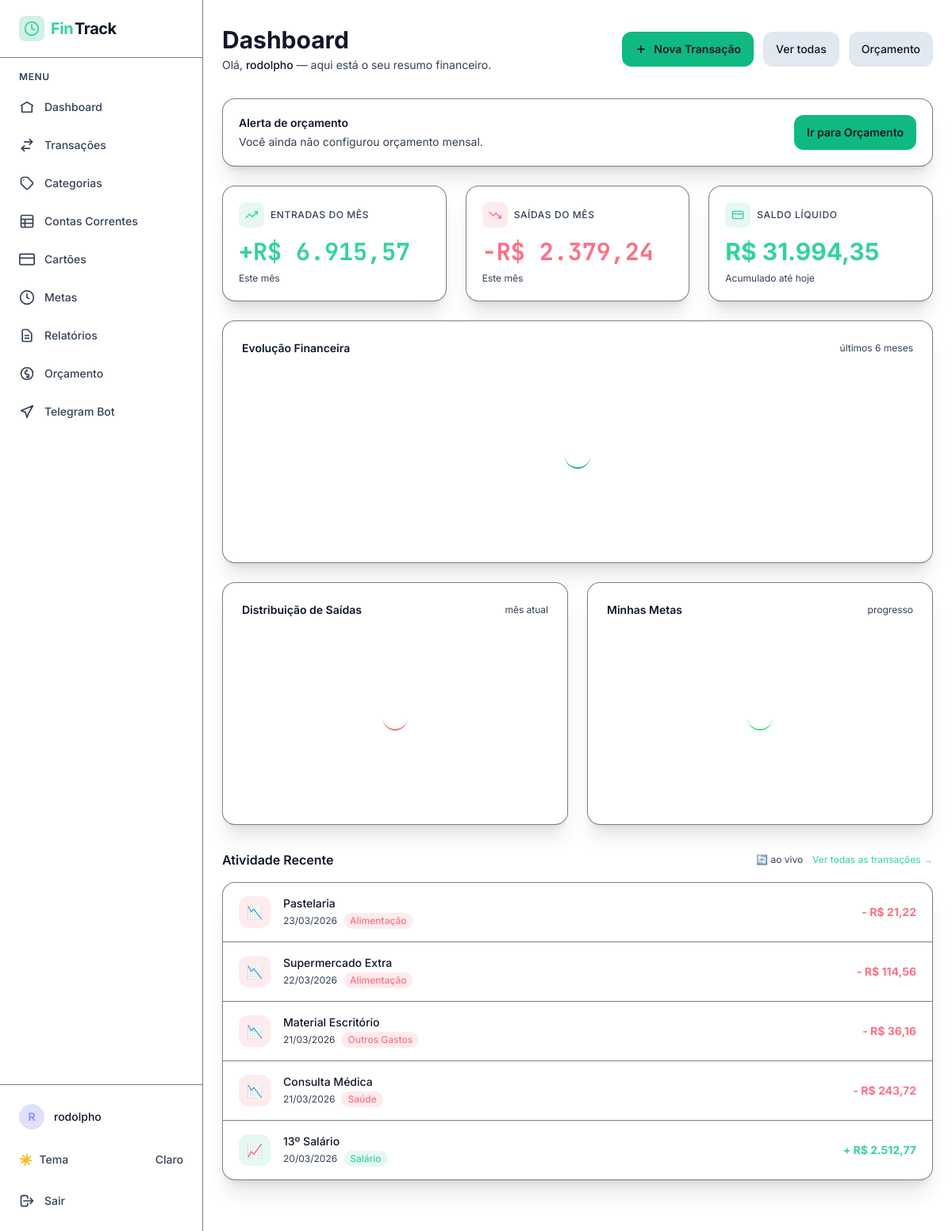
Before: /dashboard/ (signed in) with the older database file.
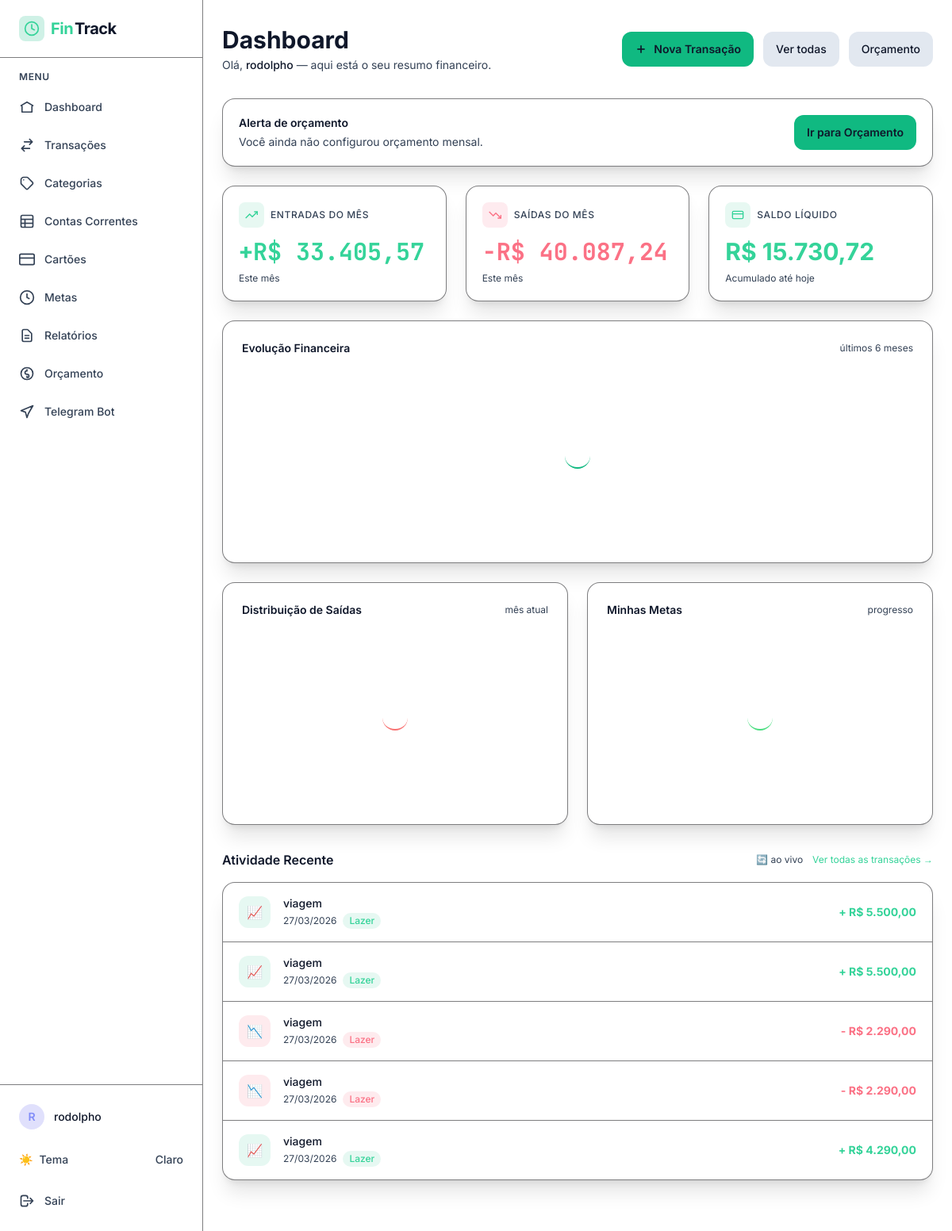
After: the same page with the newer database file.
### finances/models.py (models this page shows, shortened)
class Transaction(models.Model):
    TIPO_CHOICES = [
        ('entrada', 'Entrada'),
        ('saida', 'Saída'),
    ]
    valor = models.DecimalField(
        max_digits=12,
        decimal_places=2,
        validators=[MinValueValidator(Decimal('0.01'))],
    )
    data = models.DateField()
    tipo = models.CharField(max_length=10, choices=TIPO_CHOICES)
    descricao = models.CharField(max_length=255)
    categoria = models.ForeignKey(
        Category,
        on_delete=models.SET_NULL,
        null=True,
        blank=True,
        related_name='transacoes',
    )
    conta = models.ForeignKey(
        Account,
        on_delete=models.SET_NULL,
        null=True,
        blank=True,
        related_name='transacoes',
    )
    usuario = models.ForeignKey(User, on_delete=models.CASCADE, related_name='transacoes')
    class Meta:
        verbose_name = 'Transação'
        verbose_name_plural = 'Transações'
        ordering = ['-data', '-id']
        constraints = [
            models.CheckConstraint(
                check=models.Q(valor__gt=0),
                name='transaction_valor_positivo',
            )
        ]

class Category(models.Model):
    TIPO_CHOICES = [
        ('entrada', 'Entrada'),
        ('saida', 'Saída'),
    ]
    nome = models.CharField(max_length=100)
    tipo = models.CharField(max_length=10, choices=TIPO_CHOICES)
    usuario = models.ForeignKey(User, on_delete=models.CASCADE, related_name='categorias')
    keywords = models.TextField(
        blank=True,
        default='',
        help_text='Palavras-chave separadas por vírgula para auto-categorização',
    )
    class Meta:
        verbose_name = 'Categoria'
        verbose_name_plural = 'Categorias'
        unique_together = ['nome', 'usuario']

### dashboard/views.py (the view)
# urls.py: path('', views.DashboardView.as_view(), name='dashboard'),
class DashboardView(LoginRequiredMixin, TemplateView):
    template_name = 'dashboard/dashboard.html'
    def get_context_data(self, **kwargs):
        ctx = super().get_context_data(**kwargs)
        user = self.request.user
        ctx['saldo'] = calculate_balance(user)
        ctx['resumo_mes'] = selectors.obter_resumo_mes_atual(user)
        ctx['ultimas_transacoes'] = selectors.obter_ultimas_transacoes(user)
        ctx['metas'] = selectors.obter_metas_resumo(user)
        ctx['budget_status'] = finances_selectors.get_budget_status(user)
        ctx['budget_alerts'] = finances_selectors.get_recent_budget_alerts(user)
        ctx['budget_calendar'] = finances_selectors.get_budget_calendar_data(user)
        return ctx

### dashboard/selectors.py (called while the page is built)
def obter_resumo_mes_atual(user):
    from finances.models import Transaction
    hoje = timezone.now().date()
    inicio_mes = hoje.replace(day=1)
    totais = (
        Transaction.objects
        .filter(usuario=user, data__gte=inicio_mes)
        .values('tipo')
        .annotate(total=Sum('valor'))
    )
    resultado = {'total_entradas': Decimal('0'), 'total_saidas': Decimal('0')}
    for item in totais:
        if item['tipo'] == 'entrada':
            resultado['total_entradas'] = item['total'] or Decimal('0')
        elif item['tipo'] == 'saida':
            resultado['total_saidas'] = item['total'] or Decimal('0')
    resultado['saldo_liquido'] = resultado['total_entradas'] - resultado['total_saidas']
    return resultado

def obter_ultimas_transacoes(user, limit=5):
    from finances.models import Transaction
    return (
        Transaction.objects
        .filter(usuario=user)
        .select_related('categoria', 'conta')
        .order_by('-data', '-pk')[:limit]
    )

### finances/selectors.py (called while the page is built)
def get_monthly_budget_config(user):
    return MonthlyBudgetConfig.objects.filter(usuario=user).first()

### dashboard/templates/dashboard/dashboard.html (shortened to what the changed rows need)
{% extends 'base.html' %}
{% block content %}
  <div class="flex-1 px-4 py-6 md:px-6 md:py-8 w-full mx-auto">
    <header class="flex flex-col sm:flex-row sm:items-center sm:justify-between gap-4 mb-8">
      <div>
        <h1 class="text-2xl md:text-3xl font-bold text-zinc-100 mb-1">Dashboard</h1>
      </div>
    </header>
    <div id="dashboard-live-kpis">
      {% include 'dashboard/fragmentos/kpi_cards.html' %}
    </div>
    <section aria-label="Gráficos" class="grid grid-cols-1 md:grid-cols-2 gap-6">
      <div class="bg-zinc-950 rounded-2xl border border-zinc-800/60 shadow-xl p-6 col-span-2">
        <div class="flex items-center justify-between mb-4">
          <h2 class="text-sm font-semibold text-zinc-300">Evolução Financeira</h2>
        </div>
      </div>
      <div class="bg-zinc-950 rounded-2xl border border-zinc-800/60 shadow-xl p-6">
        <div class="flex items-center justify-between mb-4">
          <h2 class="text-sm font-semibold text-zinc-300">Distribuição de Saídas</h2>
        </div>
      </div>
      <div class="bg-zinc-950 rounded-2xl border border-zinc-800/60 shadow-xl p-6">
        <div class="flex items-center justify-between mb-4">
          <h2 class="text-sm font-semibold text-zinc-300">Minhas Metas</h2>
        </div>
      </div>
    </section>
    <section aria-label="Atividade recente" class="my-8">
      <div class="flex items-center justify-between mb-4">
        <h2 class="text-base font-semibold text-zinc-200">Atividade Recente</h2>
      </div>
      <div id="dashboard-live-activity" hx-get="{% url 'telegram_bot:htmx_dashboard_parcial' %}" hx-trigger="load" hx-swap="innerHTML" class="min-h-[120px]">
        {% include 'telegram_bot/fragmentos/dashboard_lancamentos.html' %}
      </div>
    </section>
  </div>
{% endblock %}

### telegram_bot/templates/telegram_bot/fragmentos/dashboard_lancamentos.html
<div class="bg-zinc-950 rounded-2xl border border-zinc-800/60 shadow-xl overflow-hidden">
  {% if ultimas_transacoes %}
    <ul class="divide-y divide-zinc-800/60" role="list">
      {% for t in ultimas_transacoes|slice:":5" %}
        <li class="group hover:bg-zinc-900/50 transition-colors">
          <div class="flex items-center gap-4 px-5 py-4">
            <div class="shrink-0 h-10 w-10 rounded-xl flex items-center justify-center {% if t.tipo == 'entrada' %}
                bg-emerald-500/10
              {% else %}
                bg-rose-500/10
              {% endif %}">
              {% if t.tipo == 'entrada' %}
                <span class="text-emerald-400">📈</span>
              {% else %}
                <span class="text-rose-400">📉</span>
              {% endif %}
            </div>
            <div class="flex-1 min-w-0">
              <p class="text-sm font-medium text-zinc-100 truncate">{{ t.descricao }}</p>
              <div class="flex items-center gap-2 mt-0.5 flex-wrap">
                <span class="text-xs text-zinc-400">{{ t.data|date:'d/m/Y' }}</span>
                {% if t.categoria %}
                  <span class="inline-flex items-center px-2 py-0.5 rounded-full text-xs font-medium {% if t.tipo == 'entrada' %}
                      bg-emerald-500/10 text-emerald-400
                    {% else %}
                      bg-rose-500/10 text-rose-400
                    {% endif %}">
                    {{ t.categoria.nome }}
                  </span>
                {% endif %}
              </div>
            </div>
            <span class="shrink-0 text-sm font-bold {% if t.tipo == 'entrada' %}
                text-emerald-400
              {% else %}
                text-rose-400
              {% endif %}">
              {% if t.tipo == 'entrada' %}
                +
              {% else %}
                -
              {% endif %}R$ {{ t.valor|floatformat:'2g' }}
            </span>
          </div>
        </li>
      {% endfor %}
    </ul>
  {% else %}
    <div class="p-8 text-center text-zinc-400 text-sm">Nenhuma transação registrada ainda.</div>
  {% endif %}
</div>

Changed rows visible on the page:
no longer on this page (row unchanged): Transaction: descricao "Pastelaria", data "23/03/2026", categoria.nome "Alimentação", valor "21,22"
no longer on this page (row unchanged): Transaction: descricao "Supermercado Extra", data "22/03/2026", categoria.nome "Alimentação", valor "114,56"
no longer on this page (row unchanged): Transaction: descricao "Material Escritório", data "21/03/2026", categoria.nome "Outros Gastos", valor "36,16"
no longer on this page (row unchanged): Transaction: descricao "Consulta Médica", data "21/03/2026", categoria.nome "Saúde", valor "243,72"
no longer on this page (row unchanged): Transaction: descricao "13º Salário", data "20/03/2026", categoria.nome "Salário", valor "2.512,77", tipo "entrada" (drawn)
added Transaction: descricao "viagem", data "27/03/2026", categoria.nome "Lazer", valor "5.500,00", tipo "entrada" (drawn)
added Transaction: descricao "viagem", data "27/03/2026", categoria.nome "Lazer", valor "5.500,00", tipo "entrada" (drawn)
added Transaction: descricao "viagem", data "27/03/2026", categoria.nome "Lazer", valor "2.290,00"
added Transaction: descricao "viagem", data "27/03/2026", categoria.nome "Lazer", valor "2.290,00"
added Transaction: descricao "viagem", data "27/03/2026", categoria.nome "Lazer", valor "4.290,00", tipo "entrada" (drawn)
Other visible differences:
{{ resumo_mes.total_entradas|floatformat:'2g' }}: "6.915,57" → "33.405,57"
{{ resumo_mes.total_saidas|floatformat:'2g' }}: "2.379,24" → "40.087,24"
{{ saldo.saldo_liquido|floatformat:'2g' }}: "31.994,35" → "15.730,72"
